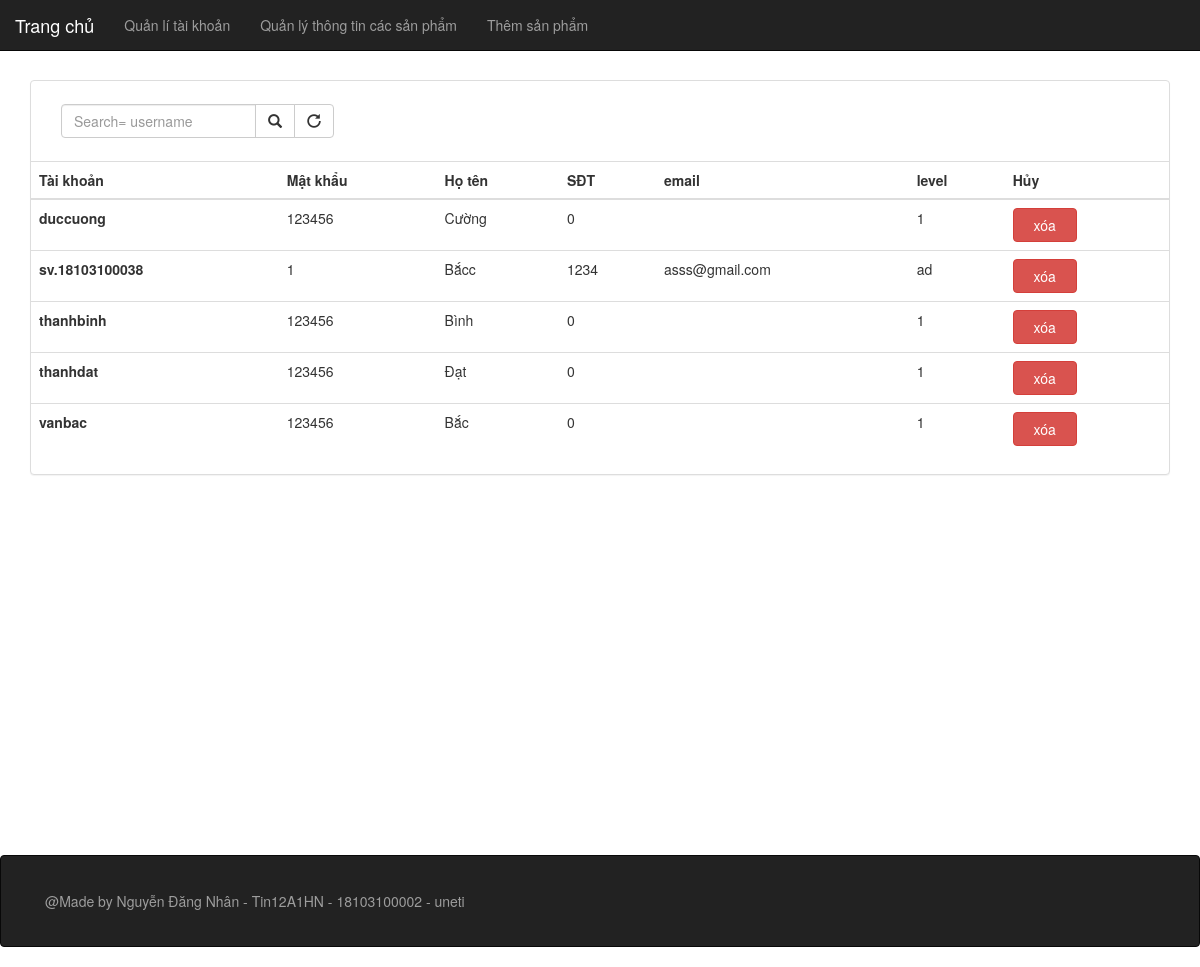
The app's page /admin/index.php with its own data.
### tables this page shows
CREATE TABLE `users` (
  `username` varchar(20) NOT NULL,
  `passwd` varchar(20) NOT NULL,
  `full_name` varchar(50) NOT NULL,
  `phone` int(100) NOT NULL,
  `email` varchar(100) NOT NULL,
  `level` varchar(11) NOT NULL
);

### admin/index.php (the view, shortened to what this page needs)
<!DOCTYPE html>
<html lang="en">
<head>
	<link rel="stylesheet" href="css/bootstrap.min.css"/>
  <link rel="stylesheet" href="https://maxcdn.bootstrapcdn.com/bootstrap/3.4.1/css/bootstrap.min.css">
</head>
<body>
	<div>
      <nav class="navbar navbar-inverse navbar-fixed-top">
      <div class="container-fluid">
        <div class="navbar-header active">
        <a class="navbar-brand " href="../?controllers=back" >Trang chủ</a>
        </div>
        <ul class="nav navbar-nav">
          <li><a >Quản lí tài khoản </a></li>
          <li><a href="./component/Display.php">Quản lý thông tin các sản phẩm </a></li>
          <li ><a href="./component/Design.php">Thêm sản phẩm</a></li>
        </ul>
        <form class="navbar-form navbar-right" action="/action_page.php" >
        </form>
      </div>
     </nav>
	 <br></br><br></br>
	<div class="container">
  <div class="panel panel-default">
            <div class="panel-body">
            <?php
            echo '<form class="navbar-form navbar-left" method="post">
            <div class="input-group">
            <input
               type="text"
               class="form-control"
               placeholder="Search= username"
               name="search" >
               <div class="input-group-btn"  >
               <button name ="add" type="submit" class="btn btn-default">
               <i class="glyphicon glyphicon-search" ></i></button>
            <a  href="Display.php" class="btn btn-default" type="button" >
            <i  class="glyphicon glyphicon-repeat"></i>
            </a>
            </div>
            </div>
          </div>
        </form>
	 <table class="table align-middle" >
        <thead>
          <tr>
            <th scope="col">Tài khoản</th>
            <th scope="col">Mật khẩu</th>
            <th scope="col">Họ tên</th>
            <th scope="col">SĐT</th>
            <th scope="col">email</th>
            <th scope="col">level</th>
            <th scope="col">Hủy</th>
          </tr>
        </thead>
        <tbody>';
    	$conn = mysqli_connect('localhost','root','','thegioituixach') or die('connect failed');
    	mysqli_query($conn,'SET NAMES UTF8');
			if(isset($_POST['add']))
      { $h1=$_POST['search'];
        $sql = "SELECT * FROM users where username = '$h1' ";
        $result = mysqli_query($conn,$sql);}
      else
      {$sql = "SELECT * FROM users ";
			 $result = mysqli_query($conn,$sql);}
		 ?>
		<?php while($row = mysqli_fetch_array($result)): ?>
		 <tr>
          <th scope="row"><?php echo $row['username']?></th>
          <td><?php echo $row['passwd']?></td>
          <td><?php echo $row['full_name']?> </td>
          <td><?php echo $row['phone']?></td>
          <td><?php echo $row['email']?></td>
          <td><?php echo $row['level']?></td>
          <td>
		  <a href='./component/deleteuser.php/?id="<?php echo $row['username']?>"' class="btn btn-danger">&nbsp xóa &nbsp</a>
            </td>
        </tr>
		 <?php endwhile; ?>
        </tbody>
      </table>
       </div>
	</div>
  <br></br><br></br><br></br><br></br><br></br><br></br><br></br><br></br><br></br>
       <div class="navbar navbar-inverse ">
            <div class="container">
              <p class="navbar-text center">@Made by Nguyễn Đăng Nhân - Tin12A1HN - 18103100002 - uneti</p>
            </div>
       </div>
  </div>
	</body>
</html>

### records on screen
users: username "duccuong", passwd "123456", full_name "Cường", phone "0", level "1"
users: username "sv.18103100038", passwd "1", full_name "Bắcc", phone "1234", email "asss@gmail.com", level "ad"
users: username "thanhbinh", passwd "123456", full_name "Bình", phone "0", level "1"
users: username "thanhdat", passwd "123456", full_name "Đạt", phone "0", level "1"
users: username "vanbac", passwd "123456", full_name "Bắc", phone "0", level "1"
